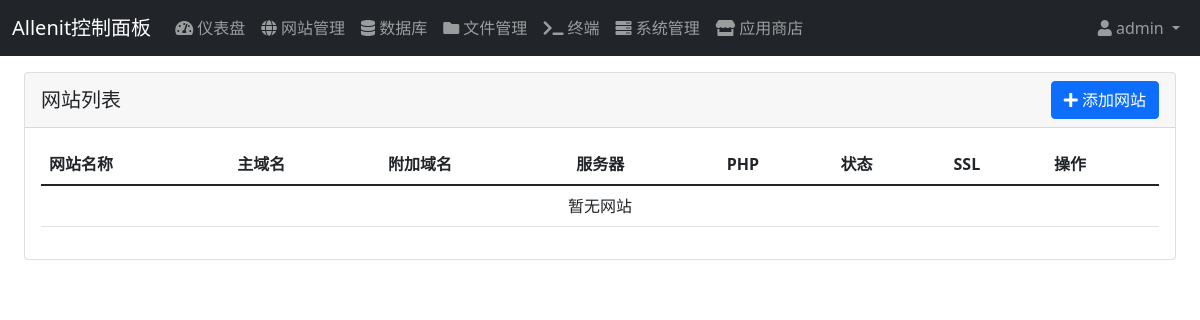
/websites/ (signed in), run on an earlier commit of the app's database.
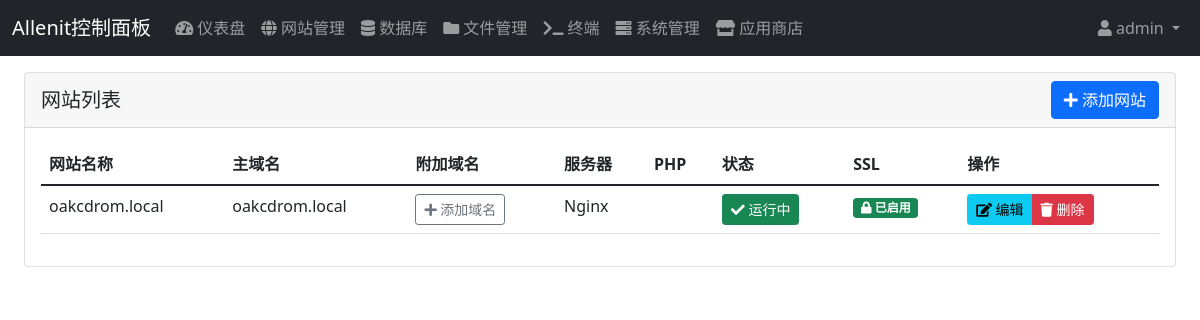
And on a later commit of the database.
### websites/models.py (models this page shows, shortened)
class Website(models.Model):
    SERVER_TYPES = (
        ('nginx', 'Nginx'),
        ('apache', 'Apache'),
    )
    SSL_PROVIDERS = (
        ('none', '不使用 SSL'),
        ('cloudflare', 'Cloudflare'),
        ('letsencrypt', "Let's Encrypt"),
    )
    user = models.ForeignKey(
        User,
        on_delete=models.CASCADE,
        null=True,  # 允许为空
        default=1,  # 设置默认值为ID为1的用户
        verbose_name='用户'
    )
    name = models.CharField(_('网站名称'), max_length=100)
    domain = models.CharField(max_length=100, unique=True, verbose_name='域名')
    server_type = models.CharField(
        _('服务器类型'),
        max_length=10,
        choices=SERVER_TYPES,
        default='nginx'
    )
    php_version = models.CharField(max_length=10, blank=True, null=True, verbose_name='PHP版本')
    status = models.BooleanField(_('运行状态'), default=False)
    ssl_enabled = models.BooleanField(_('SSL状态'), default=False)
    ssl_provider = models.CharField(
        _('SSL 提供商'),
        max_length=20,
        choices=SSL_PROVIDERS,
        default='none'
    )
    ssl_certificate_path = models.CharField(
        _('SSL 证书路径'),
        max_length=255,
        blank=True,
        null=True
    )
    ssl_key_path = models.CharField(
        _('SSL 私钥路径'),
        max_length=255,
        blank=True,
        null=True
    )
    created_at = models.DateTimeField(auto_now_add=True)
    updated_at = models.DateTimeField(auto_now=True)
    port = models.IntegerField(default=80, verbose_name='端口')
    path = models.CharField(max_length=255, blank=True, null=True, verbose_name='网站路径')
    nginx_config_path = models.CharField(max_length=255, null=True, blank=True)
    class Meta:
        verbose_name = _('网站')
        verbose_name_plural = _('网站')
        ordering = ['-created_at']

### websites/views.py (the view)
# urls.py: path('', views.website_list, name='website_list'),
@login_required
def website_list(request):
    websites = Website.objects.all()
    return render(request, 'websites/list.html', {'websites': websites})

### templates/websites/list.html (shortened to what this page needs)
{% extends "base.html" %}
{% block content %}
<div class="container-fluid">
    <div class="row">
        <div class="col-12">
            <div class="card">
                <div class="card-header d-flex justify-content-between align-items-center">
                    <h5 class="card-title mb-0">网站列表</h5>
                    <a href="{% url 'website_create' %}" class="btn btn-primary">
                        <i class="fas fa-plus"></i> 添加网站
                    </a>
                </div>
                <div class="card-body">
                    <div class="table-responsive">
                        <table class="table">
                            <thead>
                                <tr>
                                    <th>网站名称</th>
                                    <th>主域名</th>
                                    <th>附加域名</th>
                                    <th>服务器</th>
                                    <th>PHP</th>
                                    <th>状态</th>
                                    <th>SSL</th>
                                    <th>操作</th>
                                </tr>
                            </thead>
                            <tbody>
                                {% for website in websites %}
                                <tr>
                                    <td>{{ website.name }}</td>
                                    <td>{{ website.domain }}</td>
                                    <td>
                                        <a href="{% url 'domain_add' website.id %}" class="btn btn-sm btn-outline-secondary">
                                            <i class="fas fa-plus"></i> 添加域名
                                        </a>
                                    </td>
                                    <td>{{ website.get_server_type_display }}</td>
                                    <td>{{ website.get_php_version_display }}</td>
                                    <td>
                                        <form method="post" action="{% url 'website_toggle' website.id %}" style="display: inline;">
                                            <button type="submit" class="btn btn-sm {% if website.status %}btn-success{% else %}btn-danger{% endif %}">
                                                {% if website.status %}
                                                <i class="fas fa-check"></i> 运行中
                                                {% else %}
                                                <i class="fas fa-times"></i> 已停止
                                                {% endif %}
                                            </button>
                                        </form>
                                    </td>
                                    <td>
                                        <span class="badge {% if website.ssl_enabled %}bg-success{% else %}bg-secondary{% endif %}">
                                            {% if website.ssl_enabled %}
                                            <i class="fas fa-lock"></i> 已启用
                                            {% else %}
                                            <i class="fas fa-unlock"></i> 未启用
                                            {% endif %}
                                        </span>
                                    </td>
                                    <td>
                                        <div class="btn-group">
                                            <a href="{% url 'website_edit' website.id %}" class="btn btn-sm btn-info">
                                                <i class="fas fa-edit"></i> 编辑
                                            </a>
                                            <a href="{% url 'website_delete' website.id %}" class="btn btn-sm btn-danger">
                                                <i class="fas fa-trash"></i> 删除
                                            </a>
                                        </div>
                                    </td>
                                </tr>
                                {% empty %}
                                <tr>
                                    <td colspan="8" class="text-center">暂无网站</td>
                                </tr>
                                {% endfor %}
                            </tbody>
                        </table>
                    </div>
                </div>
            </div>
        </div>
    </div>
</div>
{% endblock %}

### templates/base.html (shortened to what this page needs)
<!DOCTYPE html>
<html lang="zh-CN">
<head>
    <link href="https://cdn.jsdelivr.net/npm/bootstrap@5.1.3/dist/css/bootstrap.min.css" rel="stylesheet">
    <link href="https://cdn.jsdelivr.net/npm/@fortawesome/fontawesome-free@5.15.4/css/all.min.css" rel="stylesheet">
</head>
<body>
    <nav class="navbar navbar-expand-lg navbar-dark bg-dark">
        <div class="container-fluid">
            <a class="navbar-brand" href="{% url 'dashboard' %}">Allenit控制面板</a>
            <div class="collapse navbar-collapse" id="navbarNav">
                <ul class="navbar-nav">
                    <li class="nav-item">
                        <a class="nav-link" href="{% url 'dashboard' %}">
                            <i class="fas fa-tachometer-alt"></i> 仪表盘
                        </a>
                    </li>
                    <li class="nav-item">
                        <a class="nav-link" href="{% url 'website_list' %}">
                            <i class="fas fa-globe"></i> 网站管理
                        </a>
                    </li>
                    <li class="nav-item">
                        <a class="nav-link" href="{% url 'database_list' %}">
                            <i class="fas fa-database"></i> 数据库
                        </a>
                    </li>
                    <li class="nav-item">
                        <a class="nav-link" href="{% url 'file_manager' %}">
                            <i class="fas fa-folder"></i> 文件管理
                        </a>
                    </li>
                    <li class="nav-item">
                        <a class="nav-link {% if request.resolver_match.namespace == 'terminal' %}active{% endif %}" href="{% url 'terminal:index' %}">
                            <i class="fas fa-terminal"></i> 终端
                        </a>
                    </li>
                    <li class="nav-item">
                        <a class="nav-link" href="{% url 'system_status' %}">
                            <i class="fas fa-server"></i> 系统管理
                        </a>
                    </li>
                    <li class="nav-item">
                        <a class="nav-link" href="{% url 'app_store' %}">
                            <i class="fas fa-store"></i> 应用商店
                        </a>
                    </li>
                </ul>
                <ul class="navbar-nav ms-auto">
                    {% if user.is_authenticated %}
                    <li class="nav-item dropdown">
                        <a class="nav-link dropdown-toggle" href="#" id="navbarDropdown" role="button" data-bs-toggle="dropdown">
                            <i class="fas fa-user"></i> {{ user.username }}
                        </a>
                    </li>
                    {% else %}
                    <li class="nav-item">
                        <a class="nav-link" href="{% url 'login' %}">登录</a>
                    </li>
                    {% endif %}
                </ul>
            </div>
        </div>
    </nav>
    <div class="container-fluid py-3">
        {% block content %}{% endblock %}
    </div>
</body>
</html>

What changed in the data, as far as the page shows it:
added Website: name "oakcdrom.local", domain "oakcdrom.local", server_type "Nginx", status True (drawn), ssl_enabled True (drawn)
Also different on the page:
text no longer shown: "暂无网站"
